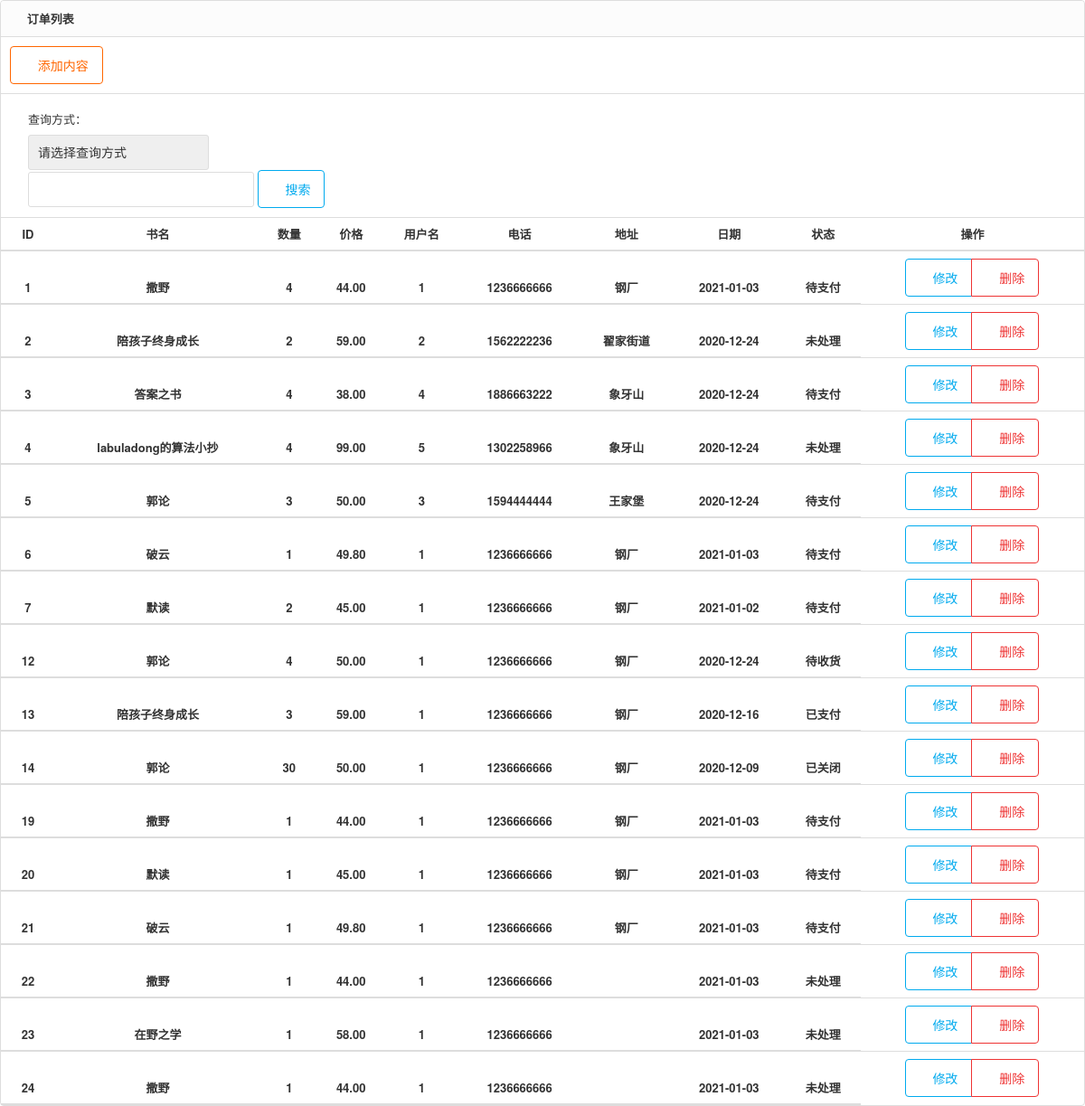
The page /backstage/order_browse.php on the database its author committed.
### tables this page shows
CREATE TABLE `orders` (
  `id` int(20) NOT NULL AUTO_INCREMENT,
  `bookname` varchar(255) NOT NULL,
  `number` varchar(16) NOT NULL,
  `price` float(10,2) DEFAULT NULL,
  `subscribers` varchar(255) DEFAULT NULL,
  `telphone` varchar(255) DEFAULT NULL,
  `address` varchar(255) DEFAULT NULL,
  `date` date DEFAULT NULL,
  `state` int(2) DEFAULT '0',
  PRIMARY KEY (`id`)
);

### backstage/order_browse.php (the view, shortened to what this page needs)
<!DOCTYPE html>
<html lang="zh-cn">
<head>
    <link rel="stylesheet" href="css/pintuer.css">
    <link rel="stylesheet" href="css/admin.css">
</head>
<body>
<div class="panel admin-panel">
  <div class="panel-head"><strong class="icon-reorder"> 订单列表</strong></div>
  <div class="padding border-bottom">
  <a class="button border-yellow" href="order_add.php"><span class="icon-plus-square-o"></span> 添加内容</a>
  </div>
  <div class="padding border-bottom">
          <ul class="search">
            <li>
    		 <form method="post" action="order_search.php">
				查询方式：<select name="cid" class="input" style="width:200px; line-height:17px;">
    		   <option value="0">请选择查询方式</option>
    		 </select>
    		 	<input type="text"  name="keywords" class="input" style="width:250px; line-height:17px;display:inline-block" />
    		 	<button class="button border-main icon-search" type="submit"> 搜索</button>
    		 	</form>
    		  </li>
          </ul>
     </div>
  <table class="table table-hover text-center">
    <tr>
      <th width="5%">ID</th>
      <th>书名</th>
      <th>数量</th>
      <th>价格</th>
	  <th>用户名</th>
	  <th>电话</th>
	  <th>地址</th>
	  <th>日期</th>
	  <th>状态</th>
	  <th>操作</th>
    </tr>
	<tr>
	<?php
	$link = mysqli_connect(HOST,USER,PASS);
	mysqli_select_db($link,DBNAME);
	mysqli_set_charset($link,'utf-8');
	$sql = "select * from orders order by id";
	$result = mysqli_query($link,$sql);
	$row = mysqli_fetch_assoc($result);
	do{
				  $state = array(0 => '未处理',1 => '待支付',2 => '待收货',3 => '已支付',4 => '已关闭');
				  echo "<tr>";
				  echo "<th width='120'>{$row['id']}</th>";
				  echo "<th>{$row['bookname']}</th>";
				  echo "<th>{$row['number']}</th>";
				  echo "<th>{$row['price']}</th>";
				  echo "<th>{$row['subscribers']}</th>";
				  echo "<th>{$row['telphone']}</th>";
				  echo "<th>{$row["address"]}</th>";
				  echo "<th>{$row['date']}</th>";
				  echo "<th>{$state[$row['state']]}</th>";
				  echo "<td><div class='button-group'>";
				  echo "<a class='button border-main' href='order_alt.php?a={$row['id']}'><span class='icon-edit'></span> 修改</a>";
				  echo "<a class='button border-red' href='order_action.php?a=del&b={$row['id']}' onclick='return del(1)'><span class='icon-trash-o'></span> 删除</a> ";
				  echo "</div></td>";
				  echo "</tr>";
	}
	while($row = mysqli_fetch_assoc($result));
	?>
	</tr>
  </table>
</div>
</body>
</html>

### backstage/css/admin.css (style rules this page uses)
body { color:#333; font-size:13px; }
input,select,textarea { color:#333; }
.panel { background:#fff; }
ul,li { list-style-type:none; }
.button { padding:10px 15px; }
.table th { text-align:center; }
.table td { vertical-align:middle; }
.search { overflow:hidden; }
.search li { float:left; margin-right:15px; line-height:35px; }

### rows shown on the page
orders: id "1", bookname "撒野", number "4", price "44.00", subscribers "1", telphone "1236666666", address "钢厂", date "2021-01-03", state "待支付"
orders: id "2", bookname "陪孩子终身成长", number "2", price "59.00", subscribers "2", telphone "1562222236", address "翟家街道", date "2020-12-24", state "未处理"
orders: id "3", bookname "答案之书", number "4", price "38.00", subscribers "4", telphone "1886663222", address "象牙山", date "2020-12-24", state "待支付"
orders: id "4", bookname "labuladong的算法小抄", number "4", price "99.00", subscribers "5", telphone "1302258966", address "象牙山", date "2020-12-24", state "未处理"
orders: id "5", bookname "郭论", number "3", price "50.00", subscribers "3", telphone "1594444444", address "王家堡", date "2020-12-24", state "待支付"
orders: id "6", bookname "破云", number "1", price "49.80", subscribers "1", telphone "1236666666", address "钢厂", date "2021-01-03", state "待支付"
orders: id "7", bookname "默读", number "2", price "45.00", subscribers "1", telphone "1236666666", address "钢厂", date "2021-01-02", state "待支付"
orders: id "12", bookname "郭论", number "4", price "50.00", subscribers "1", telphone "1236666666", address "钢厂", date "2020-12-24", state "待收货"
orders: id "13", bookname "陪孩子终身成长", number "3", price "59.00", subscribers "1", telphone "1236666666", address "钢厂", date "2020-12-16", state "已支付"
orders: id "14", bookname "郭论", number "30", price "50.00", subscribers "1", telphone "1236666666", address "钢厂", date "2020-12-09", state "已关闭"
orders: id "19", bookname "撒野", number "1", price "44.00", subscribers "1", telphone "1236666666", address "钢厂", date "2021-01-03", state "待支付"
orders: id "20", bookname "默读", number "1", price "45.00", subscribers "1", telphone "1236666666", address "钢厂", date "2021-01-03", state "待支付"
orders: id "21", bookname "破云", number "1", price "49.80", subscribers "1", telphone "1236666666", address "钢厂", date "2021-01-03", state "待支付"
orders: id "22", bookname "撒野", number "1", price "44.00", subscribers "1", telphone "1236666666", date "2021-01-03", state "未处理"
orders: id "23", bookname "在野之学", number "1", price "58.00", subscribers "1", telphone "1236666666", date "2021-01-03", state "未处理"
orders: id "24", bookname "撒野", number "1", price "44.00", subscribers "1", telphone "1236666666", date "2021-01-03", state "未处理"
